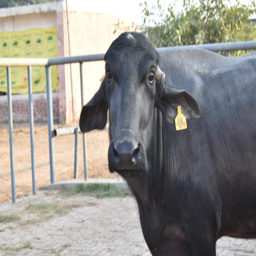
#> input picture data/buffalo/Khundi/Khundi (1).JPG, 256 x 256 px; its folder holds only this picture in this run
$ python train_species_model.py   (older library calls are emulated)
#> lines starting #> are read from the running program, lines starting #| are printed output that depends on the picture; after the words box and inside, x2 and y2 are one past the last pixel; in counts of white or black regions, pixels touching at a corner belong together
"""
train_species_model.py
Trains a species-specific image classifier using buffalo and cow data folders.
Outputs: model_artifacts/species_heat_classifier.pkl + metrics.json

Data layout expected:
  data/buffalo/Khundi/       -> buffalo reproductive (heat candidate)
  data/buffalo/Mix/          -> buffalo general
  data/buffalo/Neli Ravi/    -> buffalo reproductive (heat candidate)
  data/cow/possible_heat/    -> cow reproductive (heat candidate)
  data/cow/not_in_heat_reference/ -> cow not in heat

Run: python train_species_model.py
"""

import cv2
import numpy as np
import joblib
import json
from pathlib import Path
from sklearn.ensemble import RandomForestClassifier, GradientBoostingClassifier
from sklearn.pipeline import Pipeline
from sklearn.preprocessing import StandardScaler
from sklearn.model_selection import train_test_split, cross_val_score
from sklearn.metrics import classification_report, accuracy_score

BASE      = Path(__file__).parent
DATA      = BASE / "data"
ARTIFACTS = BASE / "model_artifacts"
ARTIFACTS.mkdir(exist_ok=True)

# ── Feature extraction (same as main.py) ─────────────────────────────────────
def extract_features(img_path: Path) -> dict | None:
    img = cv2.imread(str(img_path))
#> img is the input picture: shape (256, 256, 3); mean B, G, R 139.7, 145.2, 147.2
    if img is None:
        return None

    img  = cv2.resize(img, (224, 224))
#> img: shape (224, 224, 3)
    hsv  = cv2.cvtColor(img, cv2.COLOR_BGR2HSV)
#> hsv: shape (224, 224, 3); mean H, S, V 74.6, 33.2, 153.5
    rgb  = cv2.cvtColor(img, cv2.COLOR_BGR2RGB)
    gray = cv2.cvtColor(img, cv2.COLOR_BGR2GRAY)

    # Blur detection — Laplacian variance (low = blurry)
    blur_score = float(cv2.Laplacian(gray, cv2.CV_64F).var())
#> blur_score = 546.8

    # Redness
    mean_color     = np.mean(rgb, axis=(0, 1))
#> mean_color = [147.1, 145.1, 139.6]
    red_prominence = mean_color[0] - np.mean(mean_color)
#> red_prominence = 3.13
    vulva_redness  = float(np.clip(red_prominence / 30, 0.0, 1.0))
#> vulva_redness = 0.104

    # Moisture
    moisture_level = float(np.mean(hsv[:, :, 1] > 100) / 255)
#> moisture_level = 3.86e-05

    # Swelling / contours
    blur_img    = cv2.GaussianBlur(gray, (5, 5), 0)
    _, binary   = cv2.threshold(blur_img, 127, 255, cv2.THRESH_BINARY)
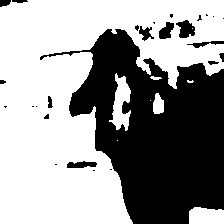
#> binary: shape (224, 224); 59.9% white; 26 black regions (14 under 20 px)
    contours, _ = cv2.findContours(binary, cv2.RETR_TREE, cv2.CHAIN_APPROX_SIMPLE)
#> contours = 28 contours, 15 with area under 20; largest, box (x1, y1, x2, y2) and area: (0, 0, 224, 224) 28762, (109, 73, 131, 131) 602, (189, 207, 224, 224) 490, (175, 19, 196, 39) 258, (158, 21, 175, 40) 194
    vulva_swelling = float(min(len(contours) / 80, 1.0))
#> vulva_swelling = 0.35

    # Edge density
    edges        = cv2.Canny(gray, 50, 150)
#> edges: shape (224, 224); 14.3% white in thin lines or dots
    edge_density = float(np.sum(edges > 0) / (224 * 224))
#> edge_density = 0.143

    # Texture
    laplacian      = cv2.Laplacian(gray, cv2.CV_64F)
    texture_change = float(min(np.sqrt(np.mean(laplacian ** 2)) / 800, 1.0))
#> texture_change = 0.0292

    # Colour stats
    mean_h = float(np.mean(hsv[:, :, 0]))
#> mean_h = 74.57
    mean_s = float(np.mean(hsv[:, :, 1]))
#> mean_s = 33.16
    mean_v = float(np.mean(hsv[:, :, 2]))
#> mean_v = 153.5

    # Reproductive region focus — centre crop redness
    cx = img[80:144, 80:144]
    cx_rgb = cv2.cvtColor(cx, cv2.COLOR_BGR2RGB)
    cx_mean = np.mean(cx_rgb, axis=(0, 1))
#> cx_mean = [107.2, 107, 111.3]
    centre_redness = float(np.clip((cx_mean[0] - np.mean(cx_mean)) / 30, 0.0, 1.0))
#> centre_redness = 0

    return {
        "blur_score":      blur_score,
        "vulva_redness":   vulva_redness,
        "moisture_level":  moisture_level,
        "vulva_swelling":  vulva_swelling,
        "edge_density":    edge_density,
        "texture_change":  texture_change,
        "mean_h":          mean_h,
        "mean_s":          mean_s,
        "mean_v":          mean_v,
        "centre_redness":  centre_redness,
    }

FEATURE_KEYS = [
    "blur_score", "vulva_redness", "moisture_level", "vulva_swelling",
    "edge_density", "texture_change", "mean_h", "mean_s", "mean_v", "centre_redness"
]

# ── Load images from folder ───────────────────────────────────────────────────
def load_folder(folder: Path, label: int, species: str) -> tuple[list, list, list]:
    X, y, meta = [], [], []
    exts = {".jpg", ".jpeg", ".png", ".webp", ".gif"}
    files = [f for f in folder.rglob("*") if f.suffix.lower() in exts]
    print(f"  Loading {len(files)} images from {folder.name} (label={label}, species={species})")
    for f in files:
        feats = extract_features(f)
#> feats = 10 items
        if feats is None:
            continue
        X.append([feats[k] for k in FEATURE_KEYS])
        y.append(label)
        meta.append({"file": str(f.name), "species": species})
    return X, y, meta

# ── Build dataset ─────────────────────────────────────────────────────────────
print("Building dataset from buffalo and cow folders...")
X_all, y_all = [], []

# Buffalo — reproductive/heat images (label=1)
for sub in ["Khundi", "Neli Ravi"]:
    p = DATA / "buffalo" / sub
    if p.exists():
        X, y, _ = load_folder(p, label=1, species="buffalo")
#> X = [[546.8, 0.104, 3.86e-05, 0.35, 0.143, 0.0292, 74.57, 33.16, 153.5, 0]]; y = [1]
        X_all += X; y_all += y
#> after `X_all += X`: X_all has the same summary as X
#> after `y_all += y`: y_all = [1]

# Buffalo — general/mix images (label=0)
p = DATA / "buffalo" / "Mix"
if p.exists():
    X, y, _ = load_folder(p, label=0, species="buffalo")
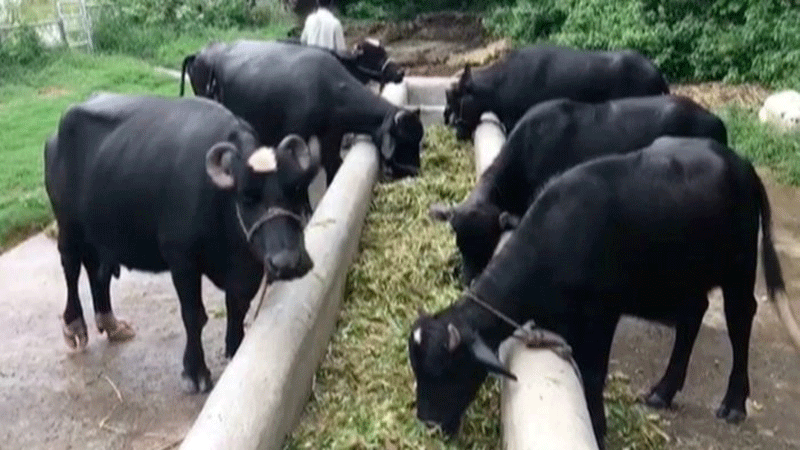
#> input picture data/buffalo/Mix/Mix (1).gif, 800 x 450 px
#> in extract_features, img is the input picture: shape (450, 800, 3); mean B, G, R 92.5, 100.5, 95.9
#> in extract_features (call 2), `hsv  = cv2.cvtColor(img, cv2.COLOR_BGR2HSV)`: hsv: shape (224, 224, 3); mean H, S, V 74.3, 66.7, 106.6
#> in extract_features (call 2), `gray = cv2.cvtColor(img, cv2.COLOR_BGR2GRAY)`:
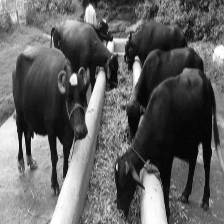
#> gray: shape (224, 224); min 6, max 255, mean 98.1
#> in extract_features (call 2), `blur_score = float(cv2.Laplacian(gray, cv2.CV_64F).var())`: blur_score = 1840.9
#> in extract_features (call 2), `mean_color     = np.mean(rgb, axis=(0, 1))`: mean_color = [95.77, 100.4, 92.44]
#> in extract_features (call 2), `red_prominence = mean_color[0] - np.mean(mean_color)`: red_prominence = -0.435
#> in extract_features (call 2), `vulva_redness  = float(np.clip(red_prominence / 30, 0.0, 1.0))`: vulva_redness = 0
#> in extract_features (call 2), `moisture_level = float(np.mean(hsv[:, :, 1] > 100) / 255)`: moisture_level = 0.000825
#> in extract_features (call 2), `_, binary   = cv2.threshold(blur_img, 127, 255, cv2.THRESH_BINARY)`:
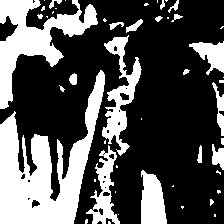
#> binary: shape (224, 224); 32.8% white; 49 white regions (28 under 20 px)
#> in extract_features (call 2), `contours, _ = cv2.findContours(binary, cv2.RETR_TREE, cv2.CHAIN_APPROX..`: contours = 68 contours, 46 with area under 20; largest, box (x1, y1, x2, y2) and area: (0, 70, 105, 224) 6642, (0, 0, 98, 109) 3511, (102, 35, 142, 156) 1549, (141, 170, 167, 224) 999, (86, 145, 120, 224) 992
#> in extract_features (call 2), `vulva_swelling = float(min(len(contours) / 80, 1.0))`: vulva_swelling = 0.85
#> in extract_features (call 2), `edges        = cv2.Canny(gray, 50, 150)`:
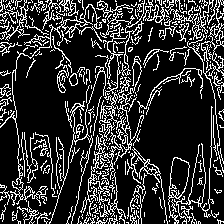
#> edges: shape (224, 224); 19.9% white in thin lines or dots
#> in extract_features (call 2), `edge_density = float(np.sum(edges > 0) / (224 * 224))`: edge_density = 0.199
#> in extract_features (call 2), `laplacian      = cv2.Laplacian(gray, cv2.CV_64F)`:
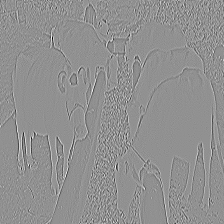
#> laplacian: shape (224, 224) float64; min -425, max 322, mean 0; drawn with min black and max white
#> in extract_features (call 2), `texture_change = float(min(np.sqrt(np.mean(laplacian ** 2)) / 800, 1.0))`: texture_change = 0.0536
#> in extract_features (call 2), `mean_h = float(np.mean(hsv[:, :, 0]))`: mean_h = 74.34
#> in extract_features (call 2), `mean_s = float(np.mean(hsv[:, :, 1]))`: mean_s = 66.7
#> in extract_features (call 2), `mean_v = float(np.mean(hsv[:, :, 2]))`: mean_v = 106.6
#> in extract_features (call 2), `cx = img[80:144, 80:144]`:
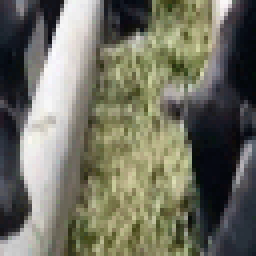
#> cx: shape (64, 64, 3) (shown 4 times larger); mean B, G, R 97.7, 111.9, 111.8
#> in extract_features (call 2), `cx_mean = np.mean(cx_rgb, axis=(0, 1))`: cx_mean = [111.8, 111.9, 97.67]
#> in extract_features (call 2), `centre_redness = float(np.clip((cx_mean[0] - np.mean(cx_mean)) / 30, 0..`: centre_redness = 0.157
#> X = [[1840.9, 0, 0.000825, 0.85, 0.199, 0.0536, 74.34, 66.7, 106.6, 0.157]]; y = [0]
    X_all += X; y_all += y
#> after `X_all += X`: X_all = [[546.8, 0.104, 3.86e-05, 0.35, 0.143, 0.0292, 74.57, 33.16, 153.5, 0], [1840.9, 0, 0.000825, 0.85, 0.199, 0.0536, 74.34, 66.7, 106.6, 0.157]]
#> after `y_all += y`: y_all = [1, 0]

# Cow — possible heat / reproductive (label=1)
p = DATA / "cow" / "possible_heat"
if p.exists():
    X, y, _ = load_folder(p, label=1, species="cow")
    X_all += X; y_all += y

# Cow — not in heat reference (label=0)
p = DATA / "cow" / "not_in_heat_reference"
if p.exists():
    X, y, _ = load_folder(p, label=0, species="cow")
    X_all += X; y_all += y

X_arr = np.array(X_all)
y_arr = np.array(y_all)
#> y_arr = [1, 0]
print(f"\nTotal samples: {len(y_arr)}  |  Heat/reproductive: {sum(y_arr==1)}  |  Not-heat: {sum(y_arr==0)}")
#| Total samples: 2  |  Heat/reproductive: 1  |  Not-heat: 1

# ── Train ─────────────────────────────────────────────────────────────────────
#> (the run stopped early here; a loop or call above may not have finished)
